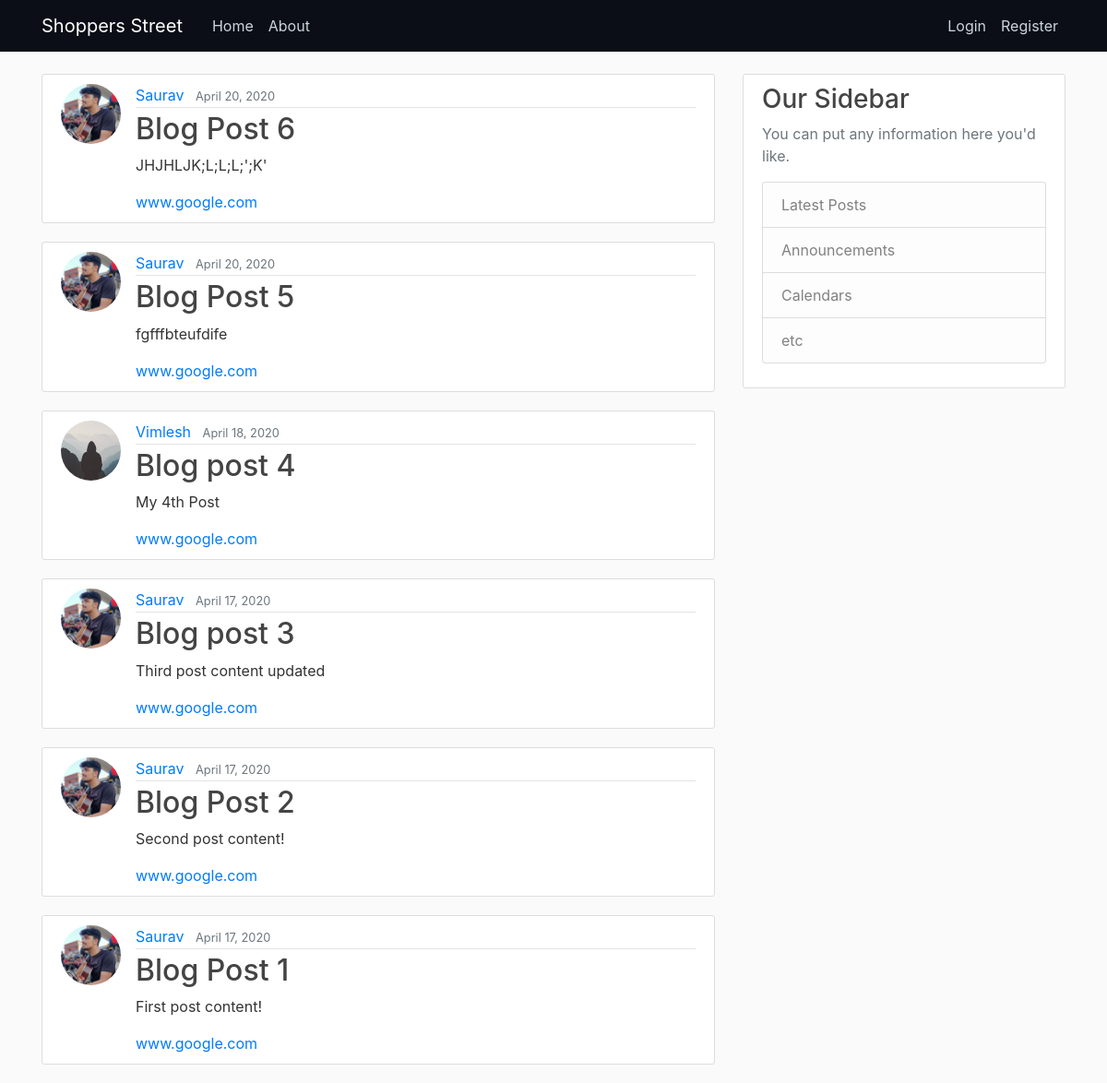
/home/, run on the app's committed database.
### store/models.py (models this page shows, shortened)
class Post(models.Model):
    title = models.CharField(max_length=100)
    content = models.TextField()
    date_posted = models.DateTimeField(default=timezone.now)
    author = models.ForeignKey(User, on_delete=models.CASCADE)
    link = models.URLField(max_length = 200, default = 'www.google.com')

### users/models.py (models this page shows, shortened)
class Profile(models.Model):
    user = models.OneToOneField(User, on_delete = models.CASCADE)
    image = models.ImageField(default="default.jpg", upload_to="profile_pics")

### store/views.py (the view)
# urls.py: path('home/', PostListView.as_view(), name='store-home'),
class PostListView(ListView):
    model = Post
    template_name = 'store/home.html'  # <app>/<model>_<viewtype>.html
    context_object_name = 'posts'
    ordering = ['-date_posted']

### store/templates/store/home.html
{% extends 'store/base.html' %}
{% block content %}
{% for post in posts %}
<article class="media content-section">
  <img class="rounded-circle article-img" src="{{ post.author.profile.image.url }}">
  <div class="media-body">
    <div class="article-metadata">
      <a class="mr-2" href="#">{{ post.author }}</a>
      <small class="text-muted">{{ post.date_posted|date:"F d, Y" }}</small>
    </div>
    <h2><a class="article-title" href="{% url 'post-detail' post.id %}">{{ post.title }}</a></h2>
    <p class="article-content">{{ post.content }}</p>
    <a target="_blank" rel="noopener noreferrer" href="{{ post.link }}" class="mr-4">{{ post.link }}</a>
  </div>
</article>
{% endfor %}
{% endblock content %}

### store/static/store/main.css (style rules this page uses)
body { background: #fafafa; color: #333333; margin-top: 5rem; }
h1, h2, h3, h4, h5, h6 { color: #444444; }
.content-section { background: #ffffff; padding: 10px 20px; border: 1px solid #dddddd; border-radius: 3px; margin-bottom: 20px; }
.article-title { color: #444444; }
.article-content { white-space: pre-line; }
.article-img { height: 65px; width: 65px; margin-right: 16px; }
.article-metadata { padding-bottom: 1px; margin-bottom: 4px; border-bottom: 1px solid #e3e3e3 }

### data on the page
Post: author.profile.image (picture), author "Saurav", date_posted "April 20, 2020", title "Blog Post 6", content "JHJHLJK;L;L;L;';K'", link "www.google.com"
Post: author.profile.image (picture), author "Saurav", date_posted "April 20, 2020", title "Blog Post 5", content "fgfffbteufdife", link "www.google.com"
Post: author.profile.image (placeholder picture), author "Vimlesh", date_posted "April 18, 2020", title "Blog post 4", content "My 4th Post", link "www.google.com"
Post: author.profile.image (picture), author "Saurav", date_posted "April 17, 2020", title "Blog post 3", content "Third post content updated", link "www.google.com"
Post: author.profile.image (picture), author "Saurav", date_posted "April 17, 2020", title "Blog Post 2", content "Second post content!", link "www.google.com"
Post: author.profile.image (picture), author "Saurav", date_posted "April 17, 2020", title "Blog Post 1", content "First post content!", link "www.google.com"
